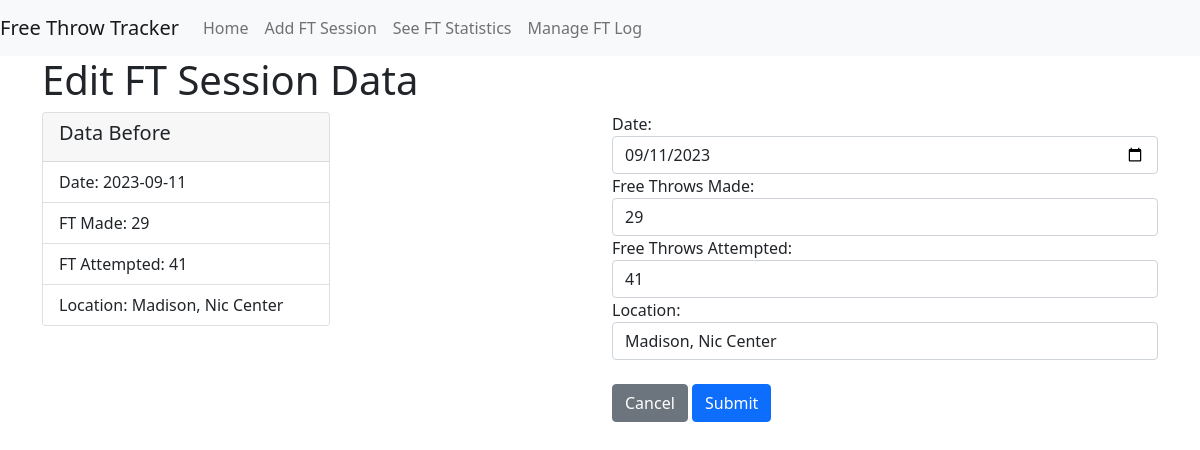
The app's page /edit/9 with its own data.
### tables this page shows
CREATE TABLE freethrowlog (
    id INTEGER PRIMARY KEY AUTOINCREMENT,
    sessionDate TEXT NOT NULL,
    ftMade INTEGER NOT NULL,
    ftAttempted INTEGER NOT NULL,
    locationName TEXT NOT NULL
    
);

### app.py (the view, shortened to what this page needs)
@app.route("/edit/<string:id>",methods=['POST','GET'])
def edit(id):
    if request.method == 'GET':
        conn = get_db_connection()
        cursor = conn.cursor()
        cursor.execute("SELECT * FROM freethrowlog WHERE ID=?", (id,))
        data = cursor.fetchall()
        cursor.close()
        conn.close()
        date = str(data[0]['sessionDate'])
        return render_template("edit.html", data=data, date=date)

### app.py (called while the page is built)
def get_db_connection():
    conn = sqlite3.connect('database.db')
    conn.row_factory = sqlite3.Row
    return conn

### templates/edit.html
{% extends 'base.html' %}
{% block content %}
    <div class="container">
        <div class="row">
            <h1>{% block title %} Edit FT Session Data {% endblock %}</h1>
            <div class="col">
                <div class="card" style="width: 18rem;">
                    <div class="card-header">
                        <h5>Data Before</h5>
                    </div>
                    <ul class="list-group list-group-flush">
                        <li class="list-group-item">Date: {{data[0]['sessionDate']}}</li>
                        <li class="list-group-item">FT Made: {{data[0]['ftmade']}}</li>
                        <li class="list-group-item">FT Attempted: {{data[0]['ftattempted']}}</li>
                        <li class="list-group-item">Location: {{ data[0]['locationName'] }}</li>
                    </ul>
                </div>
            </div>
            <div class="col">
                <form action="{{ url_for('edit', id=data[0]['id'])}}" method="post">
                    <div class="form-group col-sm-12">
                        <label for="date" >Date: </label>
                        <input type="date" class="form-control" id="date" name="date" value='{{data[0]["sessionDate"]}}'>
                    </div>
                    <div class="form-group col-sm-12">
                        <label for="ftmade">Free Throws Made: </label>
                        <input type="number" class="form-control" id="ftmade" name="ftmade" value='{{data[0]["ftmade"]}}'>
                    </div>
                    <div class="form-group col-sm-12">
                        <label for="ftmade">Free Throws Attempted: </label>
                        <input type="number" class="form-control" id="ftattempted" name="ftattempted" value='{{data[0]["ftattempted"]}}'>
                    </div>
                    <div class="form-group col-sm-12">
                        <label for="location">Location: </label>
                        <input type="text" class="form-control" id="location" name="location" value='{{data[0]["locationName"]}}'>
                    </div>
                    <br>
                    <a href='{{url_for("log")}}' class="btn btn-secondary" role="button">Cancel</a>
                    <button type="submit" class="btn btn-primary">Submit</button>
                </form>
            </div>
        </div>
    </div>
{% endblock %}

### records on screen
freethrowlog: sessionDate "2023-09-11", ftMade "29", ftAttempted "41", locationName "Madison, Nic Center", date "09/11/2023", ftmade "29", ftattempted "41", location "Madison, Nic Center"
